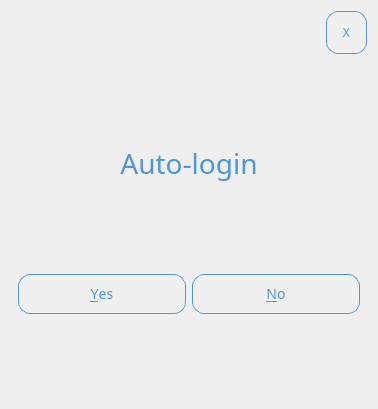
<?xml version="1.0" encoding="UTF-8"?>
<ui version="4.0">
 <class>Dialog</class>
 <widget class="QDialog" name="Dialog">
  <property name="geometry">
   <rect>
    <x>0</x>
    <y>0</y>
    <width>378</width>
    <height>409</height>
   </rect>
  </property>
  <property name="font">
   <font>
    <pointsize>15</pointsize>
   </font>
  </property>
  <property name="styleSheet">
   <string notr="true">background-color: rgb(54, 54, 54);
font-size:15pt; 
color:rgb(255, 255, 255);

QDialog {
border-radius:50px;
};

QDialogButtonBox#btn_confirm{
	border-radius:5px;

}

</string>
  </property>
  <layout class="QVBoxLayout" name="verticalLayout_2">
   <item>
    <layout class="QHBoxLayout" name="horizontalLayout">
     <item>
      <spacer name="horizontalSpacer">
       <property name="orientation">
        <enum>Qt::Horizontal</enum>
       </property>
       <property name="sizeHint" stdset="0">
        <size>
         <width>40</width>
         <height>20</height>
        </size>
       </property>
      </spacer>
     </item>
     <item>
      <widget class="QToolButton" name="btn_window_close">
       <property name="styleSheet">
        <string notr="true">    overflow:hidden;
    position:relative;
    display:block;
    width:36px;
    height:38px;
   border-radius: 12px;
    line-height:40px;
    border:1px solid #4F95DA;;
    color:#4F95DA;
    text-align:center;
    text-decoration:none;
    text-transform:uppercase;
    font-size:12px;
    font-family:oswald;
</string>
       </property>
       <property name="text">
        <string>X</string>
       </property>
       <property name="autoRaise">
        <bool>true</bool>
       </property>
      </widget>
     </item>
    </layout>
   </item>
   <item>
    <layout class="QVBoxLayout" name="verticalLayout">
     <item>
      <spacer name="verticalSpacer_3">
       <property name="orientation">
        <enum>Qt::Vertical</enum>
       </property>
       <property name="sizeHint" stdset="0">
        <size>
         <width>17</width>
         <height>37</height>
        </size>
       </property>
      </spacer>
     </item>
     <item>
      <widget class="QLabel" name="label">
       <property name="styleSheet">
        <string notr="true">QLabel {
    overflow:hidden;
    position:relative;
    display:block;
    width:166px;
    height:38px; 
    line-height:40px;  
    color:#4F95DA;
    text-align:center;
    text-decoration:none;
    text-transform:uppercase;
    font-size:28px;
    font-family:oswald;
}
</string>
       </property>
       <property name="text">
        <string>Auto-login</string>
       </property>
       <property name="alignment">
        <set>Qt::AlignCenter</set>
       </property>
      </widget>
     </item>
     <item>
      <spacer name="verticalSpacer">
       <property name="orientation">
        <enum>Qt::Vertical</enum>
       </property>
       <property name="sizeHint" stdset="0">
        <size>
         <width>17</width>
         <height>37</height>
        </size>
       </property>
      </spacer>
     </item>
     <item>
      <widget class="QDialogButtonBox" name="btn_confirm">
       <property name="sizeIncrement">
        <size>
         <width>0</width>
         <height>0</height>
        </size>
       </property>
       <property name="font">
        <font>
         <pointsize>15</pointsize>
        </font>
       </property>
       <property name="styleSheet">
        <string notr="true">QPushButton {
    overflow:hidden;
    position:relative;
    display:block;
    width:166px;
    height:38px;
   border-radius: 12px;
    line-height:40px;
    border:1px solid #4F95DA;;
    color:#4F95DA;
    text-align:center;
    text-decoration:none;
    text-transform:uppercase;
    font-size:14px;
    font-family:oswald;
}
QPushButton span {
    position:relative;
    transition:color .25s ease-out;
    -webkit-transition:color .5s ease-out;
    -moz-transition:color .5s ease-out;
}

QPushButton:hover{
    color:#fff;
}
QPushButton:hover {
   position:absolute;
    top:0;
    left:0;
    display:block;
    width:100%;
    height:100%;
    background:#4F95DA;
    border:1px solid transparent;
   transform:scale(1,0);
    -webkit-transform:scale(1,0);
    -moz-transform:scale(1,0);
    -ms-transform:scale(1,0);
    transform-origin:center top;
    -webkit-transform-origin:center top;
    -moz-transform-origin:center top;
    -ms-transform-origin:center top;
   transition:all .2s ease-out;
    -webkit-transition:all .2s ease-out;
    -moz-transition:all .2s ease-out;
}
QPushButton:hover{
   transform:scale(1,1);
   -webkit-transform:scale(1,1);
   -moz-transform:scale(1,1);
   -ms-transform:scale(1,1);
}</string>
       </property>
       <property name="orientation">
        <enum>Qt::Horizontal</enum>
       </property>
       <property name="standardButtons">
        <set>QDialogButtonBox::No|QDialogButtonBox::Yes</set>
       </property>
       <property name="centerButtons">
        <bool>true</bool>
       </property>
      </widget>
     </item>
     <item>
      <spacer name="verticalSpacer_2">
       <property name="orientation">
        <enum>Qt::Vertical</enum>
       </property>
       <property name="sizeHint" stdset="0">
        <size>
         <width>17</width>
         <height>37</height>
        </size>
       </property>
      </spacer>
     </item>
    </layout>
   </item>
  </layout>
 </widget>
 <resources/>
 <connections/>
 <designerdata>
  <property name="gridDeltaX">
   <number>10</number>
  </property>
  <property name="gridDeltaY">
   <number>10</number>
  </property>
  <property name="gridSnapX">
   <bool>true</bool>
  </property>
  <property name="gridSnapY">
   <bool>true</bool>
  </property>
  <property name="gridVisible">
   <bool>true</bool>
  </property>
 </designerdata>
</ui>
